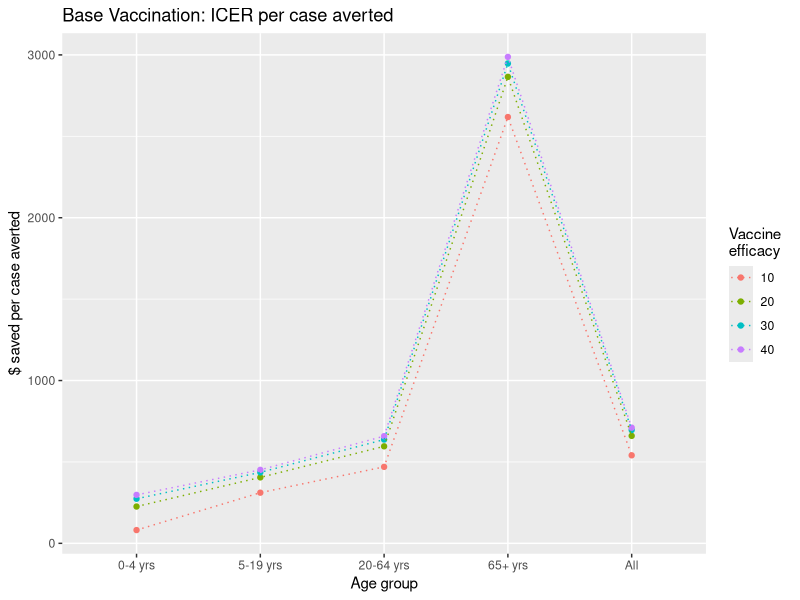
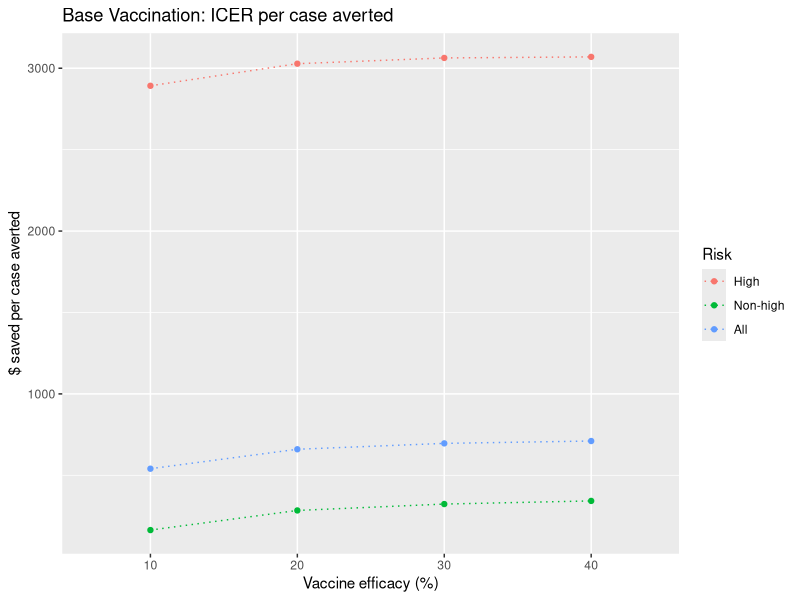
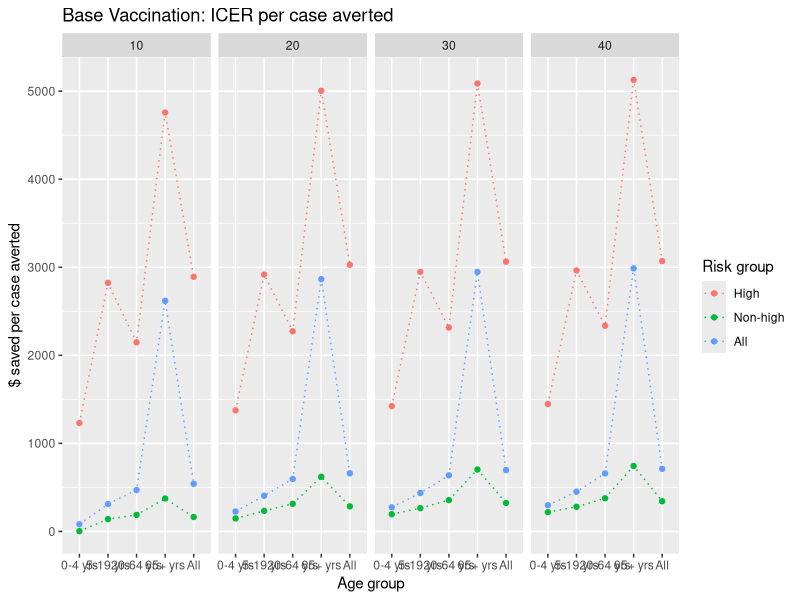
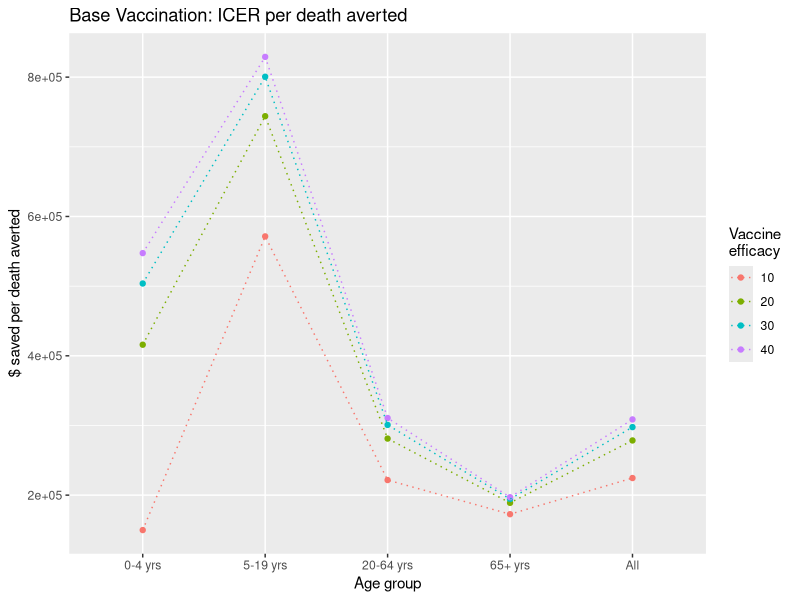
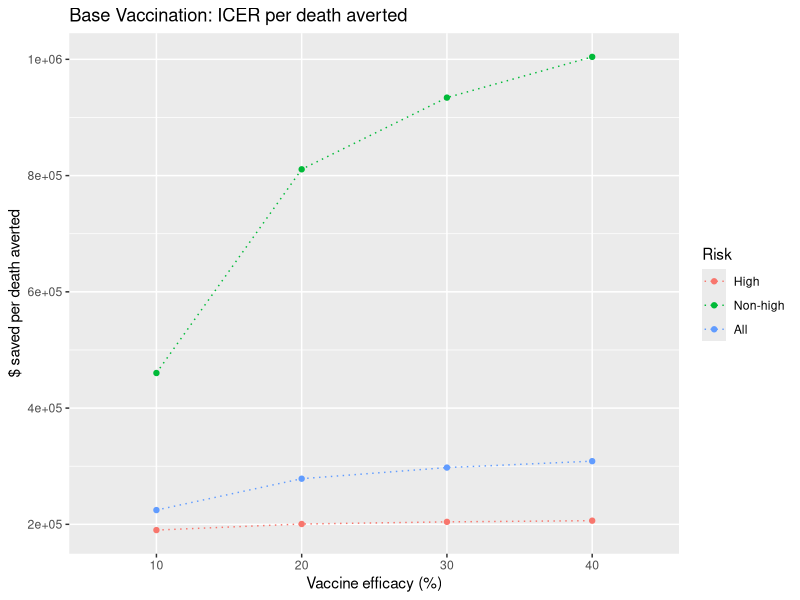
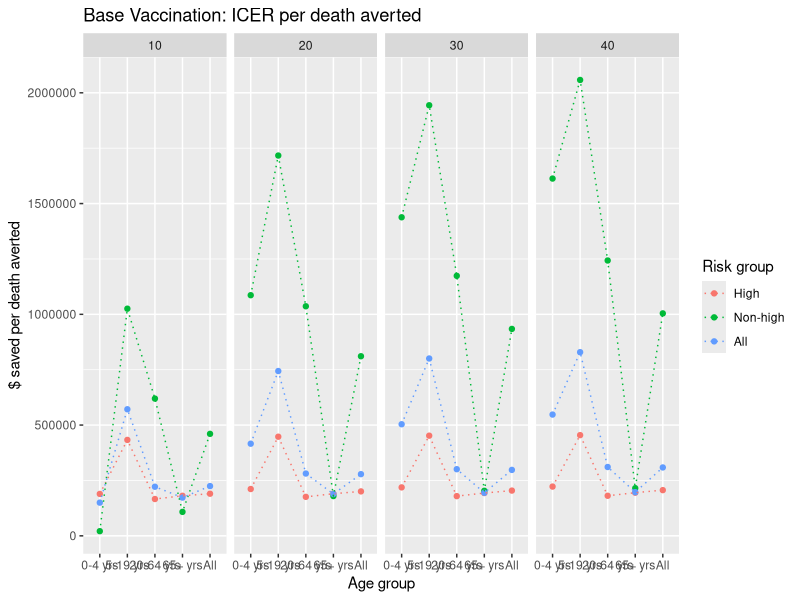
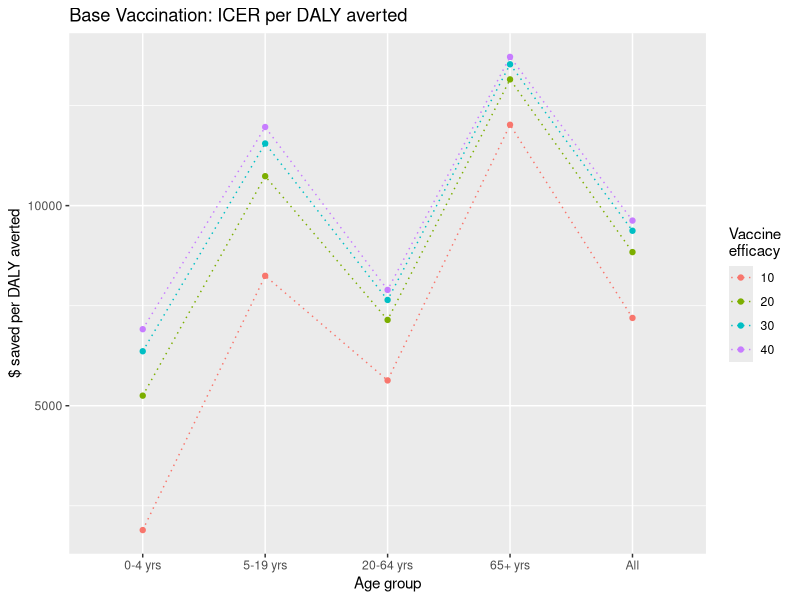
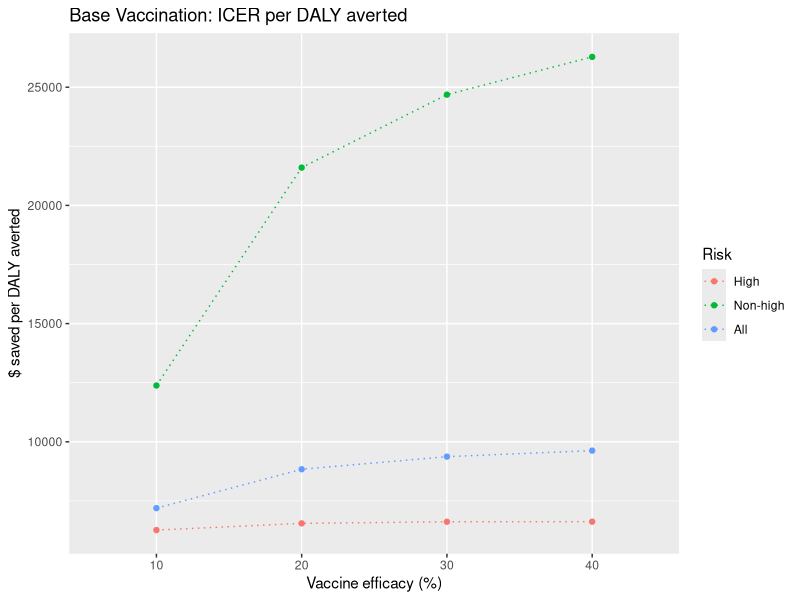

The R source for these figures, in order:
## ---- chunk 1
knitr::opts_chunk$set(
	echo = TRUE,
	warning = TRUE,
	cache = TRUE,
	tidy = TRUE
)
## ---- chunk 2
rm(list = ls(all.names = TRUE))
library(ggplot2); library(tidyr); library(dplyr)
library(knitr); library(rmarkdown)
## ---- chunk 3
data <- read.csv("df/icer-all.csv", as.is = TRUE)
df <- data[(data$scenario!="base"),]

df$cases.averted <- as.numeric(df$cases.averted)
df$cases.averted.per100k <- as.numeric(df$cases.averted.per100k)
df$icer.case.averted <- as.numeric(df$icer.case.averted)
df$deaths.averted <- as.numeric(df$deaths.averted)
df$deaths.averted.per100k <- as.numeric(df$ deaths.averted.per100k)
df$icer.death.averted <- as.numeric(df$icer.death.averted)
df$dalys <- as.numeric(df$dalys)
df$dalys.per100k <- as.numeric(df$dalys.per100k)
df$dalys.averted <- as.numeric(df$dalys.averted)
df$dalys.averted.per100k <- as.numeric(df$dalys.averted.per100k)
df$icer.daly.averted <- as.numeric(df$icer.daly.averted)
## ---- chunk 4
# subset relevant efficacies
df2 <- df[!(df$scenario == 'vaxbase' & df$v.eff %in% c(50, 60)),]
#table(df2$v.eff, useNA = 'always')

df3 <- df2[!(df2$scenario == 'vax70' & df2$v.eff %in% c(30,40)), ]
#table(df3$scenario, df3$v.eff, useNA = 'always')

# factors
df3$age <- factor(df3$age, levels = c("0-4 yrs", "5-19 yrs", "20-64 yrs", "65+ yrs", "All"))
df3$risk <- factor(df3$risk, levels = c("High", "Non-high", "All"))
df3$scenario <- factor(df3$scenario, levels = c("vaxbase", "vax70"))
df3$v.eff <- factor(df3$v.eff)
## ---- chunk 5
# subset scenario
df_base <- df3[(df3$scenario == 'vaxbase'),]
df_vax70 <- df3[(df3$scenario == 'vax70'),]

# age groups
age_df_base <- df_base[(df_base$risk == "All"),]
age_df_vax70 <- df_vax70[(df_vax70$risk == "All"),]

# risk groups
risk_df_base <- df_base[!(df_base$age == 'All'),]
risk_df_vax70 <- df_vax70[!(df_vax70$age == 'All'),]
## ---- chunk 6
# icer per case averted
ggplot(age_df_base, aes(x = age, y = icer.case.averted, color = v.eff, group = v.eff)) +
  geom_point() + geom_line(linetype = "dotted") + labs(x = "Age group", color = "Vaccine \nefficacy") +
  ylab("$ saved per case averted") + ggtitle("Base Vaccination: ICER per case averted")
ggplot(df_base[(df_base$age=="All"),], aes(x = v.eff, y = icer.case.averted, group = risk, color = risk)) +
  geom_point() + geom_line(linetype = "dotted") + labs(x = "Vaccine efficacy (%)", color = "Risk") +
  ylab("$ saved per case averted") + ggtitle("Base Vaccination: ICER per case averted")
ggplot(df_base, aes(x = age, y = icer.case.averted, group = risk, color = risk)) +
  geom_point() + geom_line(linetype = "dotted") + labs(x = "Age group", color = "Risk group") + 
  ylab("$ saved per case averted") + ggtitle("Base Vaccination: ICER per case averted") + facet_grid(~ v.eff)

# icer per death averted
ggplot(age_df_base, aes(x = age, y = icer.death.averted, color = v.eff, group = v.eff)) +
  geom_point() + geom_line(linetype = "dotted") + labs(x = "Age group", color = "Vaccine \nefficacy") + 
  ylab("$ saved per death averted") + ggtitle("Base Vaccination: ICER per death averted")
ggplot(df_base[(df_base$age=="All"),], aes(x = v.eff, y = icer.death.averted, group = risk, color = risk)) +
  geom_point() + geom_line(linetype = "dotted") + labs(x = "Vaccine efficacy (%)", color = "Risk") +
  ylab("$ saved per death averted") + ggtitle("Base Vaccination: ICER per death averted")
ggplot(df_base, aes(x = age, y = icer.death.averted, group = risk, color = risk)) +
  geom_point() + geom_line(linetype = "dotted") + labs(x = "Age group", color = "Risk group") + 
  ylab("$ saved per death averted") + ggtitle("Base Vaccination: ICER per death averted") + facet_grid(~ v.eff)

# icer per daly averted
ggplot(age_df_base, aes(x = age, y = icer.daly.averted, color = v.eff, group = v.eff)) +
  geom_point() + geom_line(linetype = "dotted") + labs(x = "Age group", color = "Vaccine \nefficacy") + 
  ylab("$ saved per DALY averted") + ggtitle("Base Vaccination: ICER per DALY averted")
ggplot(df_base[(df_base$age=="All"),], aes(x = v.eff, y = icer.daly.averted, group = risk, color = risk)) +
  geom_point() + geom_line(linetype = "dotted") + labs(x = "Vaccine efficacy (%)", color = "Risk") +
  ylab("$ saved per DALY averted") + ggtitle("Base Vaccination: ICER per DALY averted")
ggplot(df_base, aes(x = age, y = icer.daly.averted, group = risk, color = risk)) +
  geom_point() + geom_line(linetype = "dotted") + labs(x = "Age group", color = "Risk group") + 
  ylab("$ saved per DALY averted") + ggtitle("Base Vaccination: ICER per DALY averted") + facet_grid(~ v.eff)
## ---- chunk 7
# age
g1 <- ggplot(age_df_base, aes(x = age, group = v.eff, color = v.eff)) +
  geom_point() + geom_line(linetype = "dotted") + labs(x = "Age group", color = "Vaccine \nefficacy")
# risk
g2 <- ggplot(df_base[(df_base$age=="All"),], aes(x = v.eff, group = risk, color = risk)) +
  geom_point() + geom_line(linetype = "dotted") + labs(x = "Vaccine efficacy", color = "Risk group")

g3 <- ggplot(risk_df_base, aes(x = age, group = risk, color = risk)) +
  geom_point() + geom_line(linetype = "dotted") + labs(x = "Age group", color = "Risk group") +
  facet_grid(~ v.eff)
## ---- chunk 8
# age groups
g1 + aes(y = cases) + labs(y = "Cases", title = "Base Vaccination: Cases")
g1 + aes(y = cases.per100k) + labs(y = "Cases per 100k", title = "Base Vaccination: Cases per 100k")
g1 + aes(y = cases.averted) + labs(y = "Cases averted", title = "Base Vaccination: Cases averted")
g1 + aes(y = cases.averted.per100k) + labs(y = "Cases averted per 100k", title = "Base Vaccination: Cases averted per 100k")

# risk groups
g2 + aes(y = cases) + labs(y = "Cases", title = "Base Vaccination: Cases")
g2 + aes(y = cases.per100k) + labs(y = "Cases per 100k", title = "Base Vaccination: Cases per 100k")
g2 + aes(y = cases.averted) + labs(y = "Cases averted", title = "Base Vaccination: Cases averted")
g2 + aes(y = cases.averted.per100k) + labs(y = "Cases averted per 100k", title = "Base Vaccination: Cases averted per 100k")

g3 + aes(y = cases) + labs(y = "Cases", title = "Base Vaccination: Cases")
g3 + aes(y = cases.per100k) + labs(y = "Cases per 100k", title = "Base Vaccination: Cases per 100k")
g3 + aes(y = cases.averted) + labs(y = "Cases averted", title = "Base Vaccination: Cases averted")
g3 + aes(y = cases.averted.per100k) + labs(y = "Cases averted per 100k", title = "Base Vaccination: Cases averted per 100k")
## ---- chunk 9
# age groups
g1 + aes(y = deaths) + labs(y = "Deaths", title = "Base Vaccination: Deaths")
g1 + aes(y = deaths.per100k) + labs(y = "Deaths per 100k", title = "Base Vaccination: Deaths per 100k")
g1 + aes(y = deaths.averted) + labs(y = "Deaths averted", title = "Base Vaccination: Deaths averted")
g1 + aes(y = deaths.averted.per100k) + labs(y = "Deaths averted per 100k", title = "Base Vaccination: Deaths averted per 100k")

# risk groups
g2 + aes(y = deaths) + labs(y = "Deaths", title = "Base Vaccination: Deaths")
g2 + aes(y = deaths.per100k) + labs(y = "Deaths per 100k", title = "Base Vaccination: Deaths per 100k")
g2 + aes(y = deaths.averted) + labs(y = "Deaths averted", title = "Base Vaccination: Deaths averted")
g2 + aes(y = deaths.averted.per100k) + labs(y = "Deaths averted per 100k", title = "Base Vaccination: Deaths averted per 100k")

g3 + aes(y = deaths) + labs(y = "Deaths", title = "Base Vaccination: Deaths")
g3 + aes(y = deaths.per100k) + labs(y = "Deaths per 100k", title = "Base Vaccination: Deaths per 100k")
g3 + aes(y = deaths.averted) + labs(y = "Deaths averted", title = "Base Vaccination: Deaths averted")
g3 + aes(y = deaths.averted.per100k) + labs(y = "Deaths averted per 100k", title = "Base Vaccination: Deaths averted per 100k")
## ---- chunk 10
# age groups
g1 + aes(y = dalys) + labs(y = "DALYs", title = "Base Vaccination: DALYs")
g1 + aes(y = dalys.per100k) + labs(y = "DALYs per 100k", title = "Base Vaccination: DALYs per 100k")
g1 + aes(y = dalys.averted) + labs(y = "DALYs averted", title = "Base Vaccination: DALYs averted")
g1 + aes(y = dalys.averted.per100k) + labs(y = "DALYs averted per 100k", title = "Base Vaccination: DALYs averted per 100k")
# risk groups
g2 + aes(y = dalys) + labs(y = "DALYs", title = "Base Vaccination: DALYs")
g2 + aes(y = dalys.per100k) + labs(y = "DALYs per 100k", title = "Base Vaccination: DALYs per 100k")
g2 + aes(y = dalys.averted) + labs(y = "DALYs averted", title = "Base Vaccination: DALYs averted")
g2 + aes(y = dalys.averted.per100k) + labs(y = "DALYs averted per 100k", title = "Base Vaccination: DALYs averted per 100k")

g3 + aes(y = dalys) + labs(y = "DALYs", title = "Base Vaccination: DALYs")
g3 + aes(y = dalys.per100k) + labs(y = "DALYs per 100k", title = "Base Vaccination: DALYs per 100k")
g3 + aes(y = dalys.averted) + labs(y = "DALYs averted", title = "Base Vaccination: DALYs averted")
g3 + aes(y = dalys.averted.per100k) + labs(y = "DALYs averted per 100k", title = "Base Vaccination: DALYs averted per 100k")
## ---- chunk 11
## Figure. 70% Vaccination: ICERs.
g <- ggplot(df_vax70[(df_vax70$age=="All"),], aes(x = v.eff, color = risk, group = risk))
t1 <- labs(y = "$ saved per case averted", title = "70% Vaccination: ICER per case averted")
t2 <- labs(y = "$ saved per death averted", title = "70% Vaccination: ICER per death averted")
t3 <- labs(y = "$ saved per DALY averted", title = "70% Vaccination: ICER per DALY averted")

# icer per case averted
ggplot(age_df_vax70, aes(x = age, y = icer.case.averted, color = v.eff, group = v.eff)) +
  geom_point() + geom_line(linetype = "dotted") + 
  labs(x = "Age group", color = "Vaccine \nefficacy") + t1

g + aes(y = icer.case.averted) + geom_point() + geom_line(linetype = "dotted") +
  t1 + labs(x = "Vaccine efficacy (%)", color = "Risk group")

ggplot(df_vax70, aes(x = age, y = icer.case.averted, group = risk, color = risk)) +
  geom_point() + geom_line(linetype = "dotted") + labs(color = "Risk group") + 
  ylab("$ saved per case averted") + ggtitle("70% Vaccination: ICER per case averted") + facet_grid(~ v.eff)

# icer per death averted
ggplot(age_df_vax70, aes(x = age, y = icer.death.averted, color = v.eff, group = v.eff)) +
  geom_point() + geom_line(linetype = "dotted") + 
  labs(x = "Age group", color = "Vaccine \nefficacy") + t2

g + aes(y = icer.death.averted) + geom_point() + geom_line(linetype = "dotted") +
  t2 + labs(x = "Vaccine efficacy (%)", color = "Risk group")

ggplot(df_vax70, aes(x = age, y = icer.death.averted, group = risk, color = risk)) +
  geom_point() + geom_line(linetype = "dotted") + labs(color = "Risk group") + 
  ylab("$ saved per death averted") + ggtitle("70% Vaccination: ICER per death averted") + facet_grid(~ v.eff)

# icer per daly averted
ggplot(age_df_vax70, aes(x = age, y = icer.daly.averted, color = v.eff, group = v.eff)) +
  geom_point() + geom_line(linetype = "dotted") +
  labs(x = "Age group", color = "Vaccine \nefficacy") + t3

g + aes(y = icer.daly.averted) + geom_point() + geom_line(linetype = "dotted") +
  t3 + labs(x = "Vaccine efficacy (%)", color = "Risk group")

ggplot(df_vax70, aes(x = age, y = icer.daly.averted, group = risk, color = risk)) +
  geom_point() + geom_line(linetype = "dotted") + labs(color = "Risk group") + 
  ylab("$ saved per DALY averted") + ggtitle("70% Vaccination: ICER per DALY averted") + facet_grid(~ v.eff)
## ---- chunk 12
# age
h1 <- ggplot(age_df_vax70, aes(x = age, group = v.eff, color = v.eff)) +
  geom_point() + geom_line(linetype = "dotted") + labs(x = "Age group", color = "Vaccine \nefficacy")
# risk
h2 <- ggplot(df_vax70[(df_vax70$age=="All"),], aes(x = v.eff, group = risk, color = risk)) +
  geom_point() + geom_line(linetype = "dotted") + labs(x = "Vaccine efficacy", color = "Risk group")

h3 <- ggplot(risk_df_vax70, aes(x = age, group = risk, color = risk)) +
  geom_point() + geom_line(linetype = "dotted") + labs(x = "Age group", color = "Risk group") +
  facet_grid(~ v.eff)
## ---- chunk 13
# age groups
h1 + aes(y = cases) + labs(y = "Cases", title = "70% Vaccination: Cases")
h1 + aes(y = cases.per100k) + labs(y = "Cases per 100k", title = "70% Vaccination: Cases per 100k")
h1 + aes(y = cases.averted) + labs(y = "Cases averted", title = "70% Vaccination: Cases averted")
h1 + aes(y = cases.averted.per100k) + labs(y = "Cases averted per 100k", title = "70% Vaccination: Cases averted per 100k")

# risk groups
h2 + aes(y = cases) + labs(y = "Cases", title = "70% Vaccination: Cases")
h2 + aes(y = cases.per100k) + labs(y = "Cases per 100k", title = "70% Vaccination: Cases per 100k")
h2 + aes(y = cases.averted) + labs(y = "Cases averted", title = "70% Vaccination: Cases averted")
h2 + aes(y = cases.averted.per100k) + labs(y = "Cases averted per 100k", title = "70% Vaccination: Cases averted per 100k")

h3 + aes(y = cases) + labs(y = "Cases", title = "70% Vaccination: Cases")
h3 + aes(y = cases.per100k) + labs(y = "Cases per 100k", title = "70% Vaccination: Cases per 100k")
h3 + aes(y = cases.averted) + labs(y = "Cases averted", title = "70% Vaccination: Cases averted")
h3 + aes(y = cases.averted.per100k) + labs(y = "Cases averted per 100k", title = "70% Vaccination: Cases averted per 100k")
## ---- chunk 14
# age groups
h1 + aes(y = deaths) + labs(y = "Deaths", title = "70% Vaccination: Deaths")
h1 + aes(y = deaths.per100k) + labs(y = "Deaths per 100k", title = "70% Vaccination: Deaths per 100k")
h1 + aes(y = deaths.averted) + labs(y = "Deaths averted", title = "70% Vaccination: Deaths averted")
h1 + aes(y = deaths.averted.per100k) + labs(y = "Deaths averted per 100k", title = "70% Vaccination: Deaths averted per 100k")

# risk groups
h2 + aes(y = deaths) + labs(y = "Deaths", title = "70% Vaccination: Deaths")
h2 + aes(y = deaths.per100k) + labs(y = "Deaths per 100k", title = "70% Vaccination: Deaths per 100k")
h2 + aes(y = deaths.averted) + labs(y = "Deaths averted", title = "70% Vaccination: Deaths averted")
h2 + aes(y = deaths.averted.per100k) + labs(y = "Deaths averted per 100k", title = "70% Vaccination: Deaths averted per 100k")

h3 + aes(y = deaths) + labs(y = "Deaths", title = "70% Vaccination: Deaths")
h3 + aes(y = deaths.per100k) + labs(y = "Deaths per 100k", title = "70% Vaccination: Deaths per 100k")
h3 + aes(y = deaths.averted) + labs(y = "Deaths averted", title = "70% Vaccination: Deaths averted")
h3 + aes(y = deaths.averted.per100k) + labs(y = "Deaths averted per 100k", title = "70% Vaccination: Deaths averted per 100k")
## ---- chunk 15
# age groups
h1 + aes(y = dalys) + labs(y = "DALYs", title = "70% Vaccination: DALYs")
h1 + aes(y = dalys.per100k) + labs(y = "DALYs per 100k", title = "70% Vaccination: DALYs per 100k")
h1 + aes(y = dalys.averted) + labs(y = "DALYs averted", title = "70% Vaccination: DALYs averted")
h1 + aes(y = dalys.averted.per100k) + labs(y = "DALYs averted per 100k", title = "70% Vaccination: DALYs averted per 100k")
# risk groups
h2 + aes(y = dalys) + labs(y = "DALYs", title = "70% Vaccination: DALYs")
h2 + aes(y = dalys.per100k) + labs(y = "DALYs per 100k", title = "70% Vaccination: DALYs per 100k")
h2 + aes(y = dalys.averted) + labs(y = "DALYs averted", title = "70% Vaccination: DALYs averted")
h2 + aes(y = dalys.averted.per100k) + labs(y = "DALYs averted per 100k", title = "70% Vaccination: DALYs averted per 100k")

h3 + aes(y = dalys) + labs(y = "DALYs", title = "70% Vaccination: DALYs")
h3 + aes(y = dalys.per100k) + labs(y = "DALYs per 100k", title = "70% Vaccination: DALYs per 100k")
h3 + aes(y = dalys.averted) + labs(y = "DALYs averted", title = "70% Vaccination: DALYs averted")
h3 + aes(y = dalys.averted.per100k) + labs(y = "DALYs averted per 100k", title = "70% Vaccination: DALYs averted per 100k")
